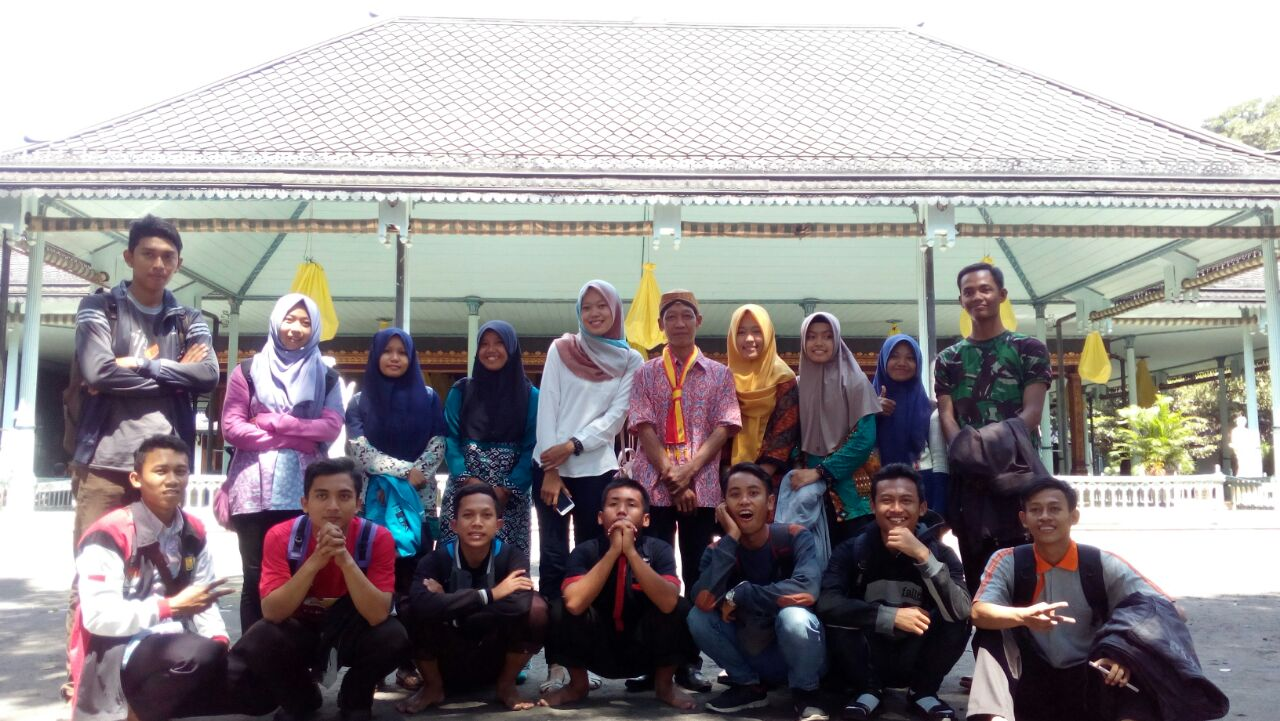
#> input picture jalan.jpg, 1280 x 721 px
$ python FaceMulti.py
#> lines starting #> are read from the running program, lines starting #| are printed output that depends on the picture; after the words box and inside, x2 and y2 are one past the last pixel; in counts of white or black regions, pixels touching at a corner belong together
#library OpenCv
import cv2,glob

gimg = glob.glob('jalan.jpg')

#gunkaan face detection frontal
detect = cv2.CascadeClassifier ('haarcascade_frontalface_default.xml')

for timg in gimg:
    img = cv2.imread(timg)
#> img is the input picture: shape (721, 1280, 3); mean B, G, R 148.4, 146.5, 151.6
    gray = cv2.cvtColor(img, cv2.COLOR_BGR2GRAY)
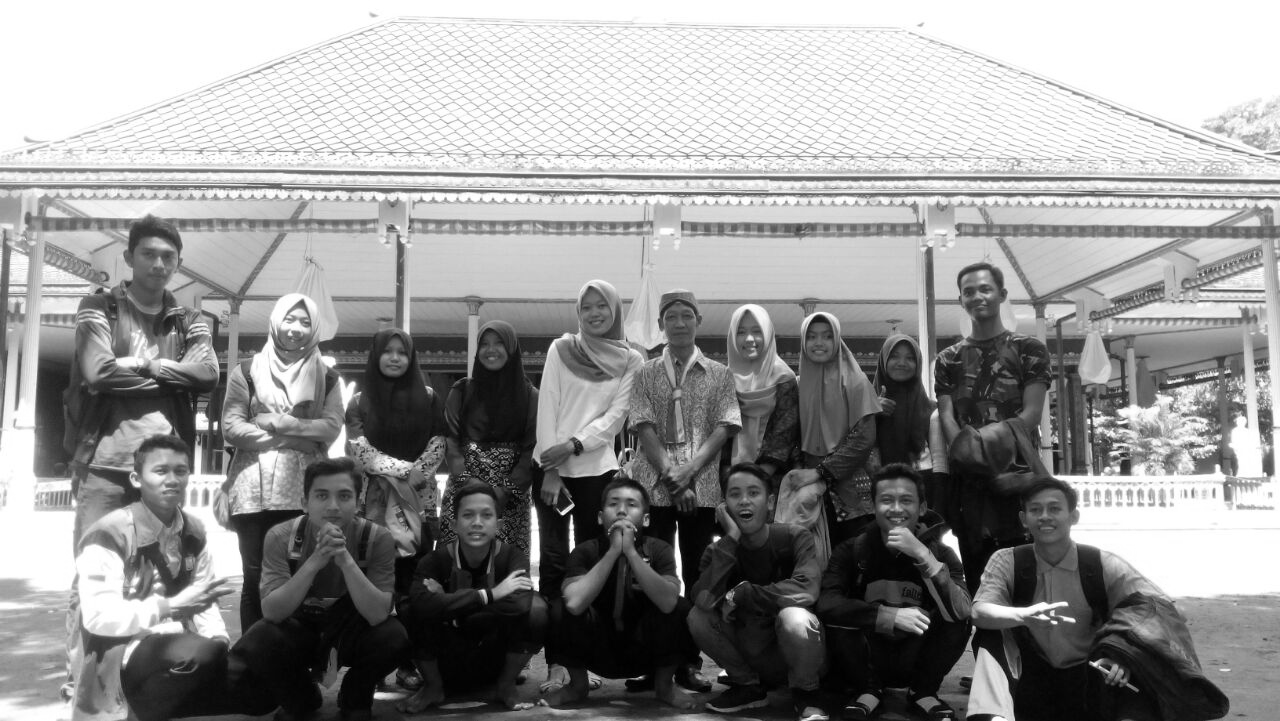
#> gray: shape (721, 1280); min 0, max 255, mean 148.2

    #koordinat
    face = detect.detectMultiScale(gray, 1.15,5)
#> face = 16 rows, first 6: [476, 333, 32, 32], [802, 324, 35, 35], [576, 292, 39, 39], [729, 317, 41, 41], [376, 338, 37, 37], [954, 272, 46, 46]

    for (x,y,w,h) in face:
        cv2.rectangle (img, (x,y), (x+w, y+h), (0, 225, 0), 2)
#> this loop made 16 passes
#> (x, y, w, h) on passes 1 to 12: (476, 333, 32, 32), (802, 324, 35, 35), (576, 292, 39, 39), (729, 317, 41, 41), (376, 338, 37, 37), (954, 272, 46, 46), (659, 300, 42, 42), (595, 482, 53, 53), (131, 235, 54, 54), (921, 284, 50, 50), (142, 449, 56, 56), (717, 472, 55, 55)
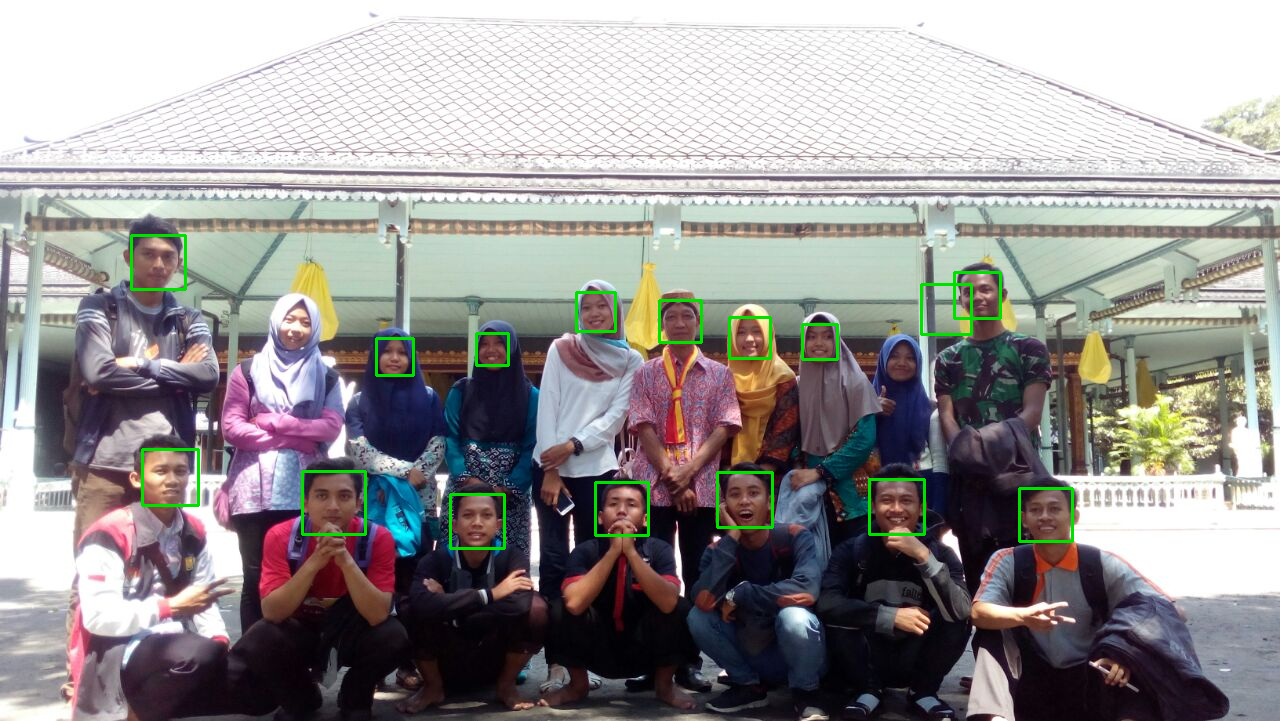
#> img: shape (721, 1280, 3); 0.99% of pixels changed, all inside (x1, y1, x2, y2) = (130, 234, 1074, 550)

    cv2.imshow('Face Detect', img)
    cv2.waitKey(2000)
    cv2.destroyWindow()

$ run again, with khafid.jpg copied over jalan.jpg
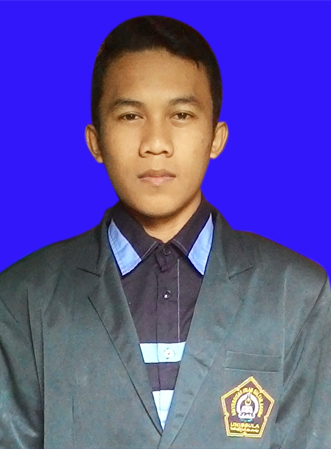
#> input picture khafid.jpg, 331 x 449 px
#> img is the input picture: shape (449, 331, 3); mean B, G, R 161.7, 80.7, 91.7
#> `gray = cv2.cvtColor(img, cv2.COLOR_BGR2GRAY)`:
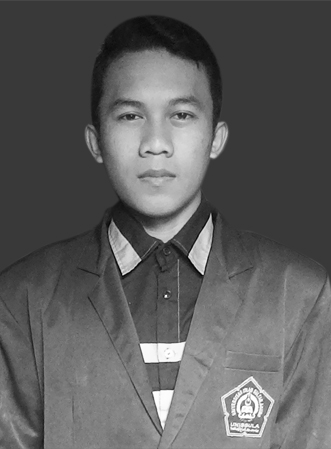
#> gray: shape (449, 331); min 5, max 255, mean 93.3
#> face = [[88, 64, 138, 138]]
#> the loop `for (x,y,w,h) in face:` made 1 pass
#> after the loop `for (x,y,w,h) in face:`:
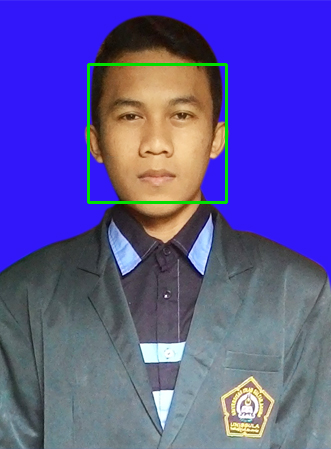
#> img: shape (449, 331, 3); 1.11% of pixels changed, all inside (x1, y1, x2, y2) = (87, 63, 228, 204)
